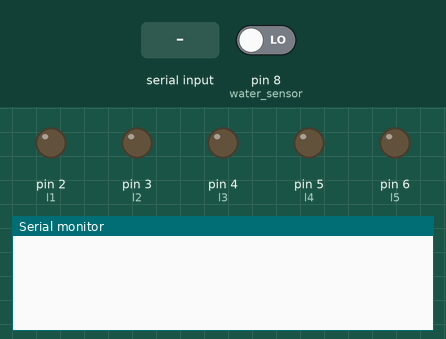
A sketch run on a simulated Arduino Uno, built with avr-gcc and run on an emulated ATmega328P. Parts: output pins drawn as LEDs (lit = HIGH), the last lines printed to the serial monitor. The test bench sets the inputs (shaded band); at power-on: pin 8 (water_sensor) LOW.

Above: at 1.2 s.
1.3 s: pin 8 (water_sensor) driven HIGH
At 1.6 s:
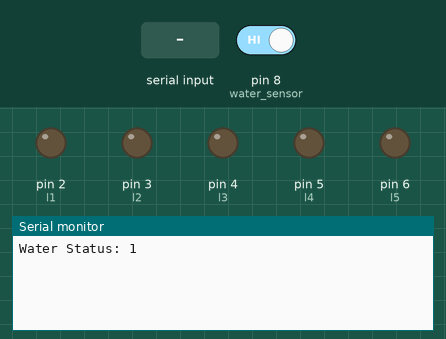
2.8 s: "led:\n" received over Serial
At 4.2 s:
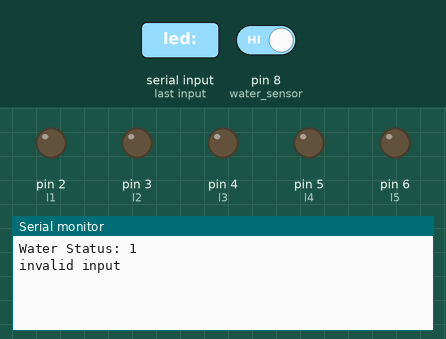

Measured:
- after the input at 1.3 s, the serial monitor: prints a new line at once (image 1)
- after the input at 2.8 s, the serial monitor: prints a new line at once (image 2)

The sketch:

IOT_pipeline2.ino
```cpp
int l1=2, l2=3, l3=4, l4=5, l5=6;
int water_sensor = 8;
bool water_state = 0;

void setup()
{
  pinMode(l1, OUTPUT);
  pinMode(l2, OUTPUT);
  pinMode(l3, OUTPUT);
  pinMode(l4, OUTPUT);
  pinMode(l5, OUTPUT);
  pinMode(water_sensor, INPUT);
  Serial.begin(9600);
}

void loop()
{
  // LED
  if (Serial.available() > 0){
  	String request = Serial.readStringUntil('\n');
    request.trim();
    int separatorIndex = request.indexOf(":");
    if (separatorIndex != -1){
    	String label = request.substring(0, separatorIndex + 1);
        String value = request.substring(separatorIndex + 1);

      	label.trim();
        value.trim();
      	label.toLowerCase();
      	value.toLowerCase();

      if (label == "led:"){
      	identify_led(value);
      }

    }
  }

  // Water Sensor
  int water = digitalRead(water_sensor);
  if (water && !water_state) {
    Serial.println("Water Status: 1");
    water_state = !water_state;
  } else if (!water && water_state) {
    Serial.println("Water Status: 0");
    water_state = !water_state;
  }
}

void identify_led(String led){
  if (led == "l1"){
  	switch_led(l1);
  }
  else if (led == "l2"){
  	switch_led(l2);
  }
  else if (led == "l3"){
  	switch_led(l3);
  }
  else if (led == "l4"){
    switch_led(l4);
  }
  else if (led == "l5"){
  	switch_led(l5);
  } else {
  	Serial.println("invalid input");
  }
}


void switch_led(int led_pin){
  if (digitalRead(led_pin) == LOW){
  	digitalWrite(led_pin, HIGH);
  } else {
  	digitalWrite(led_pin, LOW);
  }
}
```
